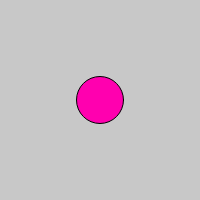
Frame 1 (no input)
Frame 60 (no input): identical to frame 1, image omitted
Frame 120 (the mouse pressed at the canvas centre since frame 60): identical to frame 1, image omitted

The p5.js sketch that drew this single still picture (run headless with seeded random() and noise() and a simulated clock; from frame 60 on, the mouse is pressed at the canvas centre):

// p5.js sketch
// ── sketch.js
// Other events

// -------- INITS --------

var bgcolor
var button
var sld
var input
var nameP
var canvas

// -------- SETUP --------

function setup() {
	createP('')

	canvas = createCanvas(200, 200);
	bgcolor = color(200)

	nameP = createP('Type here bolos !')

	canvas.mouseOver(overPara)
	canvas.mouseOut(outPara)

	button = createButton("go")
	button.mousePressed(changeColor)
	createP('')	// spacing

	sld = createSlider(10, 100, 47)
	createP('') // spacing

	input = createInput(' ')
	input.changed(updateText)
}

// -------- DRAW --------

function draw() {
	background(bgcolor)
	fill(255, 0, 175)
	ellipse(100, 100, sld.value(), sld.value())
	// nameP.html(input.value())
	text(input.value(), 10, 20)
}

// -------- HANDLERS --------

function updateText(){
	nameP.html(input.value())
}

function changeColor() {
	bgcolor = color(random(255))
}

function overPara() {
	nameP.html('Your mouse is so over me !!')
}

function outPara() {
	nameP.html('you are out !!!')
}

// -------- END --------
